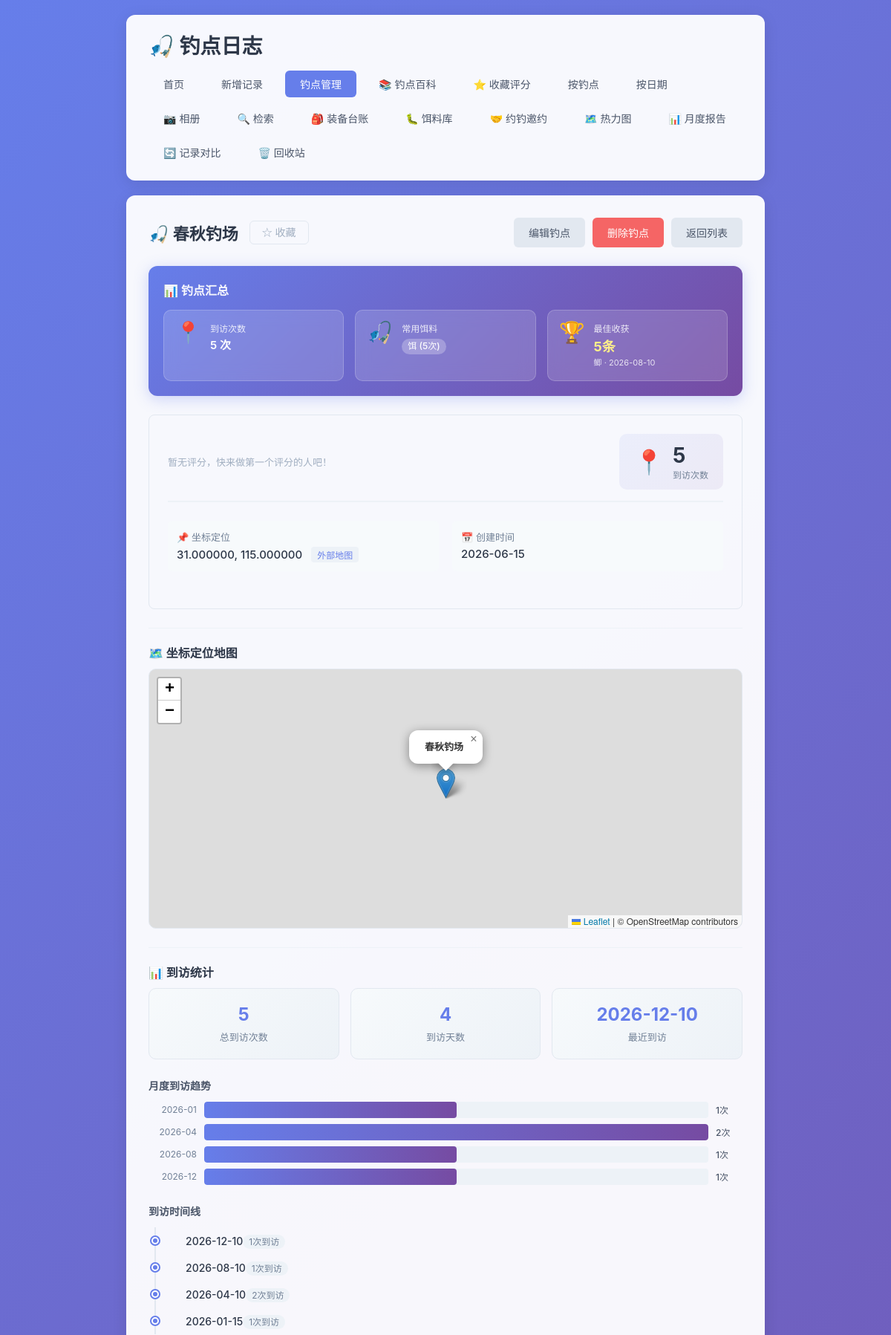
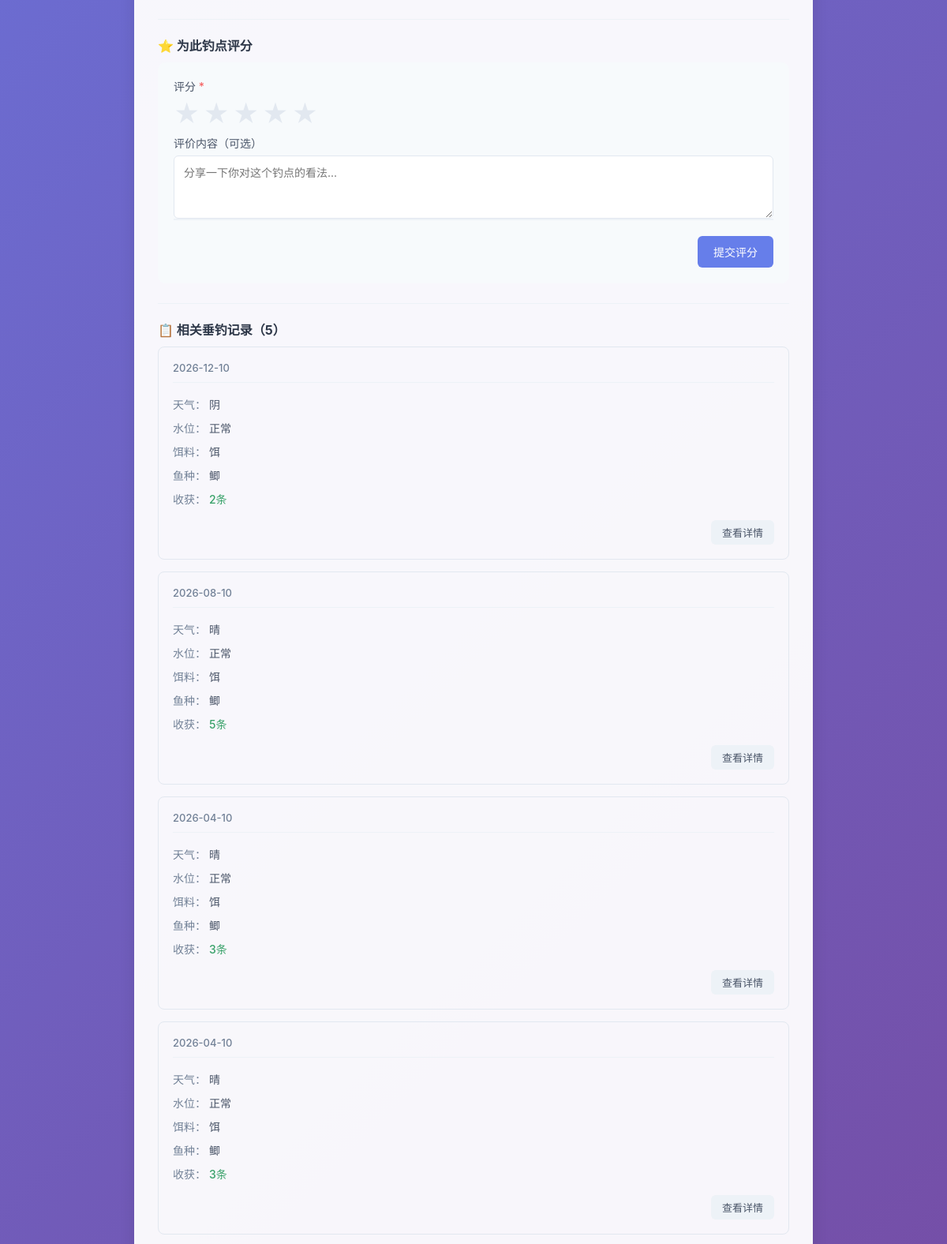
Page /spots/3 (upper part) on the committed database (2 pictures, top to bottom).
### tables this page shows
CREATE TABLE fishing_spots (
            id INTEGER PRIMARY KEY AUTOINCREMENT,
            name TEXT NOT NULL UNIQUE,
            description TEXT,
            latitude REAL,
            longitude REAL,
            address TEXT,
            is_favorite INTEGER DEFAULT 0,
            created_at TIMESTAMP DEFAULT CURRENT_TIMESTAMP
        , deleted_at TIMESTAMP);

CREATE TABLE fishing_logs (
            id INTEGER PRIMARY KEY AUTOINCREMENT,
            spot TEXT NOT NULL,
            weather TEXT NOT NULL,
            water_level TEXT NOT NULL,
            bait TEXT NOT NULL,
            fish_species TEXT NOT NULL,
            harvest TEXT NOT NULL,
            next_strategy TEXT,
            created_at DATE NOT NULL
        , temperature TEXT, humidity TEXT, wind TEXT, deleted_at TIMESTAMP, next_strategy_date DATE);

### app.py (the view)
@app.route('/spots/<int:spot_id>')
def spot_detail(spot_id):
    conn = get_db()
    spot = conn.execute('SELECT * FROM fishing_spots WHERE id = ?', (spot_id,)).fetchone()
    if spot is None:
        conn.close()
        flash('钓点不存在！', 'error')
        return redirect(url_for('spots_list'))
    spot_dict = dict(spot)
    spot_dict['visit_count'] = get_spot_visit_count(conn, spot['name'])
    rating_info = get_spot_avg_rating(conn, spot_id)
    spot_dict['avg_rating'] = rating_info['avg_rating']
    spot_dict['rating_count'] = rating_info['rating_count']
    bait_stats = get_spot_bait_stats(conn, spot['name'])
    best_harvest = get_spot_best_harvest(conn, spot['name'])
    ratings = conn.execute(
        'SELECT * FROM spot_ratings WHERE spot_id = ? ORDER BY created_at DESC',
        (spot_id,)
    ).fetchall()
    related_logs = conn.execute(
        'SELECT * FROM fishing_logs WHERE spot = ? AND deleted_at IS NULL ORDER BY created_at DESC, id DESC',
        (spot['name'],)
    ).fetchall()
    spot_photos_rows = conn.execute('''
        SELECT p.*, l.created_at as log_date, l.harvest as log_harvest
        FROM log_photos p
        JOIN fishing_logs l ON p.log_id = l.id
        WHERE l.spot = ? AND l.deleted_at IS NULL
        ORDER BY p.sort_order ASC, p.id DESC
    ''', (spot['name'],)).fetchall()
    spot_photos = []
    for row in spot_photos_rows:
        photo = dict(row)
        photo['url'] = url_for('static', filename=f'uploads/{photo["filename"]}')
        spot_photos.append(photo)
    conn.close()
    return render_template('spot_detail.html', spot=spot_dict, ratings=ratings, related_logs=related_logs,
                           bait_stats=bait_stats, best_harvest=best_harvest,
                           spot_photos=spot_photos)

### app.py (called while the page is built, shortened)
def get_db():
    conn = sqlite3.connect(DB_PATH)
    conn.row_factory = sqlite3.Row
    return conn

def get_spot_visit_count(conn, spot_name):
    result = conn.execute(
        'SELECT COUNT(*) as cnt FROM fishing_logs WHERE spot = ? AND deleted_at IS NULL',
        (spot_name,)
    ).fetchone()
    return result['cnt'] if result else 0

def get_spot_avg_rating(conn, spot_id):
    result = conn.execute(
        'SELECT AVG(rating) as avg_rating, COUNT(*) as rating_count FROM spot_ratings WHERE spot_id = ?',
        (spot_id,)
    ).fetchone()
    return {
        'avg_rating': round(result['avg_rating'], 1) if result and result['avg_rating'] else 0,
        'rating_count': result['rating_count'] if result else 0
    }

def get_spot_bait_stats(conn, spot_name):
    rows = conn.execute('''
        SELECT bait, COUNT(*) as use_count
        FROM fishing_logs
        WHERE spot = ? AND bait IS NOT NULL AND bait != '' AND deleted_at IS NULL
        GROUP BY bait
        ORDER BY use_count DESC
        LIMIT 3
    ''', (spot_name,)).fetchall()
    return [{'name': r['bait'], 'count': r['use_count']} for r in rows]

def get_spot_best_harvest(conn, spot_name):
    rows = conn.execute('''
        SELECT id, harvest, created_at, fish_species, bait
        FROM fishing_logs
        WHERE spot = ? AND harvest IS NOT NULL AND harvest != '' AND deleted_at IS NULL
        ORDER BY id DESC
    ''', (spot_name,)).fetchall()
    best_log = None
    best_value = -1
    for row in rows:
        value = parse_harvest_value(row['harvest'])
        if value > best_value:
            best_value = value
            best_log = dict(row)
            best_log['harvest_value'] = value
    return best_log

def parse_harvest_value(harvest_str):
    if not harvest_str:
        return 0
    harvest_str = str(harvest_str).strip()
    if not harvest_str:
        return 0
    zero_keywords = [
        '空军', '白板', '打龟', '空手', '空竿', '光头',
        '没钓到', '无收获', '零收获', '零', '0', '打飞机',
        '参军', '空', '龟', '白跑一趟', '参军了', '空军了'
    ]
    lower_str = harvest_str.lower()
    for kw in zero_keywords:
        if kw.lower() in lower_str:
            return 0
    matches = re.findall(r'(\d+(?:\.\d+)?)', harvest_str)
    if matches:
        num_str = matches[-1]
        try:
            if '.' in num_str:
                return float(num_str)
            else:
                return int(num_str)
        except ValueError:
            pass

### templates/spot_detail.html (shortened to what this page needs)
{% extends 'base.html' %}
{% block content %}
    <div class="page-header">
        <div style="display: flex; align-items: center; gap: 15px; flex-wrap: wrap;">
            <h2 style="margin: 0;">🎣 {{ spot['name'] }}</h2>
            <button class="favorite-btn {% if spot['is_favorite'] %}favorited{% endif %} detail-favorite-btn"
                    data-spot-id="{{ spot['id'] }}"
                    onclick="toggleFavorite(this)">
                {% if spot['is_favorite'] %}★ 已收藏{% else %}☆ 收藏{% endif %}
            </button>
        </div>
        <div style="display: flex; gap: 10px; flex-wrap: wrap;">
            <a href="{{ url_for('edit_spot', spot_id=spot['id']) }}" class="btn btn-secondary">编辑钓点</a>
            <form method="POST" action="{{ url_for('delete_spot', spot_id=spot['id']) }}"
                  onsubmit="return confirm('确定要删除此钓点吗？所有评分也将被删除。');"
                  style="display: inline;">
                <button type="submit" class="btn btn-danger">删除钓点</button>
            </form>
            <a href="{{ url_for('spots_list') }}" class="btn btn-secondary">返回列表</a>
        </div>
    </div>
    {% if spot['visit_count'] > 0 %}
    <div class="summary-card">
        <div class="summary-title">📊 钓点汇总</div>
        <div class="summary-grid">
            <div class="summary-item">
                <div class="summary-icon">📍</div>
                <div class="summary-content">
                    <div class="summary-label">到访次数</div>
                    <div class="summary-value">{{ spot['visit_count'] }} 次</div>
                </div>
            </div>
            <div class="summary-item">
                <div class="summary-icon">🎣</div>
                <div class="summary-content">
                    <div class="summary-label">常用饵料</div>
                    <div class="summary-value">
                        {% if bait_stats %}
                            {% for bait in bait_stats %}
                                <span class="bait-tag">{{ bait['name'] }} ({{ bait['count'] }}次)</span>
                            {% endfor %}
                        {% else %}
                            <span class="no-data">暂无数据</span>
                        {% endif %}
                    </div>
                </div>
            </div>
            <div class="summary-item">
                <div class="summary-icon">🏆</div>
                <div class="summary-content">
                    <div class="summary-label">最佳收获</div>
                    <div class="summary-value">
                        {% if best_harvest %}
                            <a href="{{ url_for('log_detail', log_id=best_harvest['id']) }}" class="best-harvest-link">
                                <span class="best-harvest-text">{{ best_harvest['harvest'] }}</span>
                                <span class="best-harvest-meta">
                                    {{ best_harvest['fish_species'] }} · {{ best_harvest['created_at'] }}
                                </span>
                            </a>
                        {% else %}
                            <span class="no-data">暂无数据</span>
                        {% endif %}
                    </div>
                </div>
            </div>
        </div>
    </div>
    {% endif %}
    <div class="detail-card">
        <div class="detail-header">
            <div class="spot-rating-large">
                {% if spot['avg_rating'] > 0 %}
                    <div class="rating-display">
                        <span class="big-rating-value">{{ spot['avg_rating'] }}</span>
                        <div class="big-rating-stars">
                            {% for i in range(5) %}
                                {% if i < spot['avg_rating']|round(0, 'floor') %}<span class="star-filled">★</span>
                                {% else %}<span class="star-empty">☆</span>{% endif %}
                            {% endfor %}
                        </div>
                        <span class="rating-count-text">共 {{ spot['rating_count'] }} 条评分</span>
                    </div>
                {% else %}
                    <span class="no-rating">暂无评分，快来做第一个评分的人吧！</span>
                {% endif %}
            </div>
            <div class="visit-count-box">
                <span class="visit-icon">📍</span>
                <div>
                    <div class="visit-number">{{ spot['visit_count'] }}</div>
                    <div class="visit-label">到访次数</div>
                </div>
            </div>
        </div>
        <div class="detail-grid">
            {% if spot['latitude'] and spot['longitude'] %}
                <div class="detail-item">
                    <div class="detail-label">📌 坐标定位</div>
                    <div class="detail-value">
                        {{ '%.6f'|format(spot['latitude']) }}, {{ '%.6f'|format(spot['longitude']) }}
                        <a href="https://www.google.com/maps?q={{ spot['latitude'] }},{{ spot['longitude'] }}"
                           target="_blank" class="map-link" rel="noopener noreferrer">外部地图</a>
                    </div>
                </div>
            {% endif %}
            <div class="detail-item">
                <div class="detail-label">📅 创建时间</div>
                <div class="detail-value">{{ spot['created_at'][:10] if spot['created_at'] else '未知' }}</div>
            </div>
        </div>
    </div>
    {% if spot['latitude'] and spot['longitude'] %}
    <div class="detail-section" style="margin-top: 25px;">
        <h3>🗺️ 坐标定位地图</h3>
        <div id="spot-map" class="inline-map"></div>
    </div>
    {% endif %}
    {% if spot['visit_count'] > 0 %}
    <div class="detail-section" style="margin-top: 25px;">
        <h3>📊 到访统计</h3>
        <div class="visit-stats-grid">
            <div class="visit-stat-card">
                <div class="visit-stat-value" id="total-visits">{{ spot['visit_count'] }}</div>
                <div class="visit-stat-label">总到访次数</div>
            </div>
            <div class="visit-stat-card">
                <div class="visit-stat-value" id="unique-days">-</div>
                <div class="visit-stat-label">到访天数</div>
            </div>
            <div class="visit-stat-card">
                <div class="visit-stat-value" id="recent-visit">-</div>
                <div class="visit-stat-label">最近到访</div>
            </div>
        </div>
        <div class="visit-chart-section">
            <h4>月度到访趋势</h4>
            <div class="visit-bar-chart" id="visit-bar-chart"></div>
        </div>
        <div class="visit-timeline-section">
            <h4>到访时间线</h4>
            <div class="visit-timeline" id="visit-timeline"></div>
        </div>
    </div>
    {% endif %}
    <div class="detail-section" style="margin-top: 25px;">
        <h3>⭐ 为此钓点评分</h3>
        <form method="POST" action="{{ url_for('rate_spot', spot_id=spot['id']) }}" class="rating-form">
            <div class="form-group">
                <label>评分 <span class="required">*</span></label>
                <div class="star-input">
                    {% for i in range(5, 0, -1) %}
                        <label for="star{{ i }}">★</label>
                    {% endfor %}
                </div>
            </div>
            <div class="form-group">
                <label>评价内容（可选）</label>
                <textarea name="comment" rows="3" placeholder="分享一下你对这个钓点的看法..."></textarea>
            </div>
            <div class="form-actions">
                <button type="submit" class="btn btn-primary">提交评分</button>
            </div>
        </form>
    </div>
    {% if related_logs %}
        <div class="detail-section" style="margin-top: 25px;">
            <h3>📋 相关垂钓记录（{{ related_logs|length }}）</h3>
            <div class="log-list">
                {% for log in related_logs %}
                    <div class="log-card">
                        <div class="log-header">
                            <span class="log-date">{{ log['created_at'] }}</span>
                        </div>
                        <div class="log-body">
                            <div class="log-row">
                                <span class="label">天气：</span>
                                <span>{{ log['weather'] }}</span>
                            </div>
                            <div class="log-row">
                                <span class="label">水位：</span>
                                <span>{{ log['water_level'] }}</span>
                            </div>
                            <div class="log-row">
                                <span class="label">饵料：</span>
                                <span>{{ log['bait'] }}</span>
                            </div>
                            <div class="log-row">
                                <span class="label">鱼种：</span>
                                <span>{{ log['fish_species'] }}</span>
                            </div>
                            <div class="log-row">
                                <span class="label">收获：</span>
                                <span class="harvest">{{ log['harvest'] }}</span>
                            </div>
                        </div>
                        <div class="log-footer">
                            <a href="{{ url_for('log_detail', log_id=log['id']) }}" class="btn btn-small">查看详情</a>
                        </div>
                    </div>
                {% endfor %}
            </div>
        </div>
    {% endif %}
    <link rel="stylesheet" href="https://unpkg.com/leaflet@1.9.4/dist/leaflet.css" />
{% endblock %}

### rows in the picture
fishing_spots: name "春秋钓场", latitude "31.000000", longitude "115.000000", created_at "2026-06-15"
fishing_logs: harvest "5条", fish_species "鲫", created_at "2026-08-10", weather "晴", water_level "正常", bait "饵"
fishing_logs: created_at "2026-12-10", weather "阴", water_level "正常", bait "饵", fish_species "鲫", harvest "2条"
fishing_logs: created_at "2026-04-10", weather "晴", water_level "正常", bait "饵", fish_species "鲫", harvest "3条"
fishing_logs: created_at "2026-04-10", weather "晴", water_level "正常", bait "饵", fish_species "鲫", harvest "3条"

### other values in the picture
{{ spot['visit_count'] }} "5"
{{ bait['name'] }} "饵"
{{ bait['count'] }} "5"
{{ related_logs|length }} "5"
